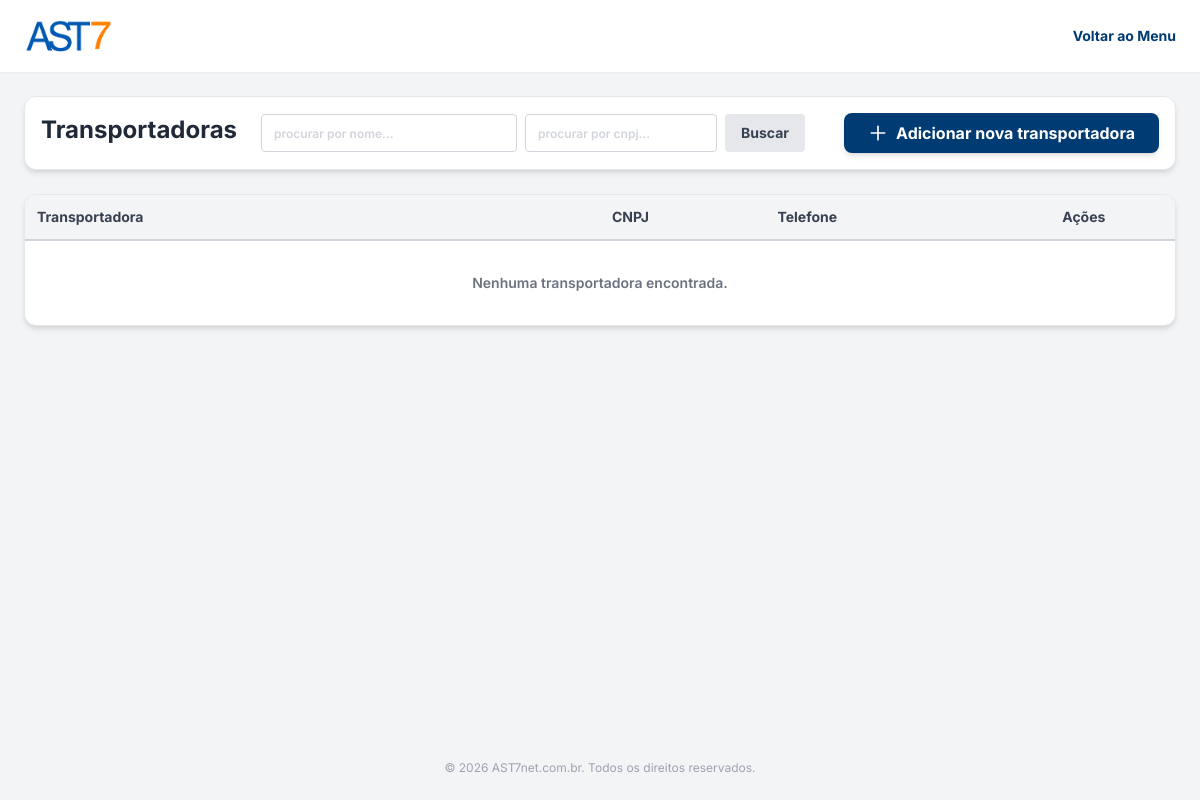
Before: /transportadoras.php (signed in) with the older database file.
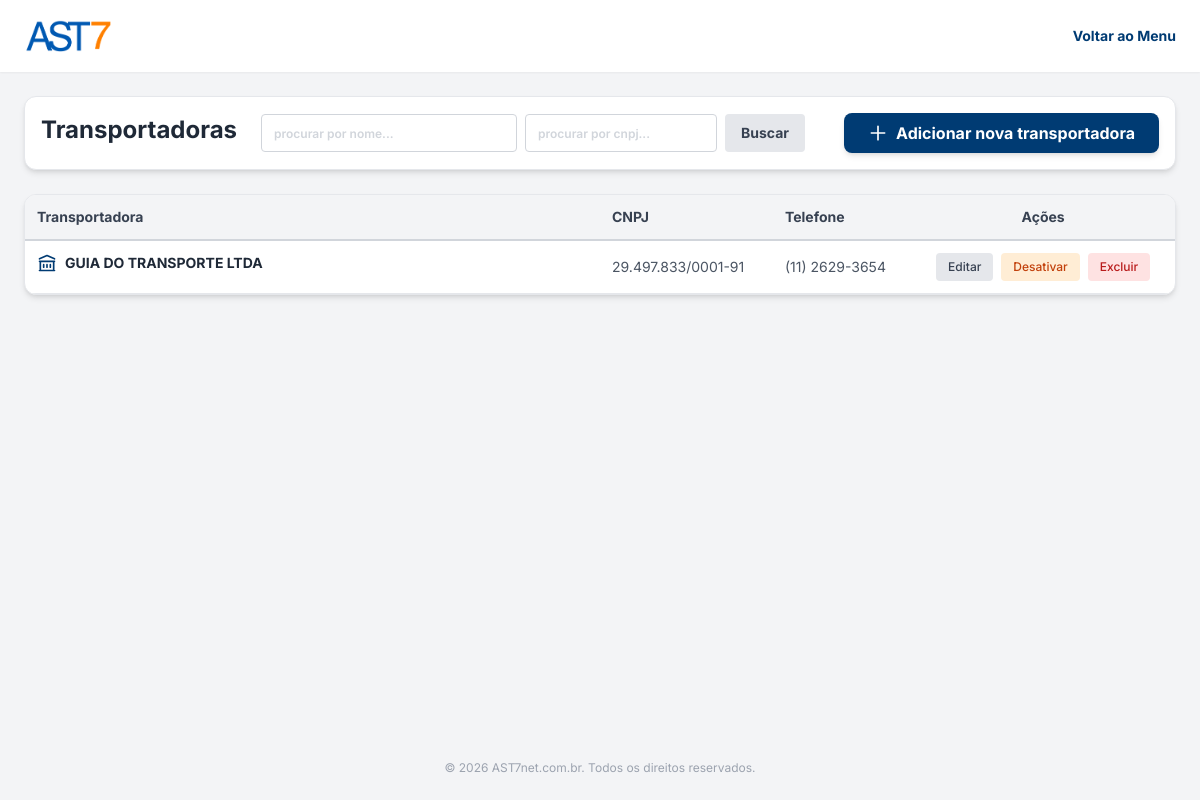
After: the same page with the newer database file.
### tables this page shows
CREATE TABLE transportadoras (
                id INTEGER PRIMARY KEY AUTOINCREMENT,
                razao_social TEXT NOT NULL,
                telefones TEXT,
                endereco TEXT,
                complemento TEXT,
                bairro TEXT,
                cidade TEXT,
                cep TEXT,
                uf TEXT,
                contato TEXT,
                telefone TEXT,
                celular TEXT,
                o800 TEXT,
                cnpj TEXT UNIQUE,
                inscricao TEXT,
                email TEXT,
                observacao TEXT,
                ativo INTEGER DEFAULT 1,
                created_at DATETIME DEFAULT CURRENT_TIMESTAMP
            );

### transportadoras.php (the view, shortened to what the changed rows need)
<?php
$pdo = Database::getInstance();
$pagina_atual = isset($_GET['page']) && is_numeric($_GET['page']) ? (int)$_GET['page'] : 1;
$limite = 10;
$offset = ($pagina_atual - 1) * $limite;
$sql_where = " WHERE 1=1";
$params = [];
$sql = "SELECT * FROM transportadoras" . $sql_where . " ORDER BY razao_social ASC LIMIT $limite OFFSET $offset";
$stmt = $pdo->prepare($sql);
$stmt->execute($params);
$transportadoras = $stmt->fetchAll();
?>
<!DOCTYPE html>
<html lang="pt-BR">
<head>
    <script src="https://cdn.tailwindcss.com"></script>
</head>
<body class="bg-bg-main min-h-screen flex flex-col font-sans text-text-main text-base">
    <main class="flex-grow p-4 md:p-6 max-w-[1400px] mx-auto w-full">
        <div class="bg-white p-4 rounded-xl shadow-md border border-gray-200 mb-6 flex flex-col md:flex-row justify-between items-center gap-4">
            <div class="flex gap-2 w-full md:w-auto">
                <h1 class="text-2xl font-bold text-gray-800 hidden md:block mr-4">Transportadoras</h1>
            </div>
        </div>
        <div class="bg-white rounded-xl shadow-md border border-gray-200 overflow-hidden">
            <div class="overflow-x-auto">
                <table class="w-full text-left border-collapse text-sm">
                    <thead>
                        <tr class="border-b-2 border-gray-300 text-gray-700 bg-gray-100">
                            <th class="py-3 px-3 font-bold w-1/2">Transportadora</th>
                            <th class="py-3 px-3 font-bold">CNPJ</th>
                            <th class="py-3 px-3 font-bold">Telefone</th>
                            <th class="py-3 px-3 font-bold text-center">Ações</th>
                        </tr>
                    </thead>
                    <tbody>
                        <?php foreach($transportadoras as $t): ?>
                        <tr class="border-b border-gray-200 hover:bg-blue-50 transition-colors <?= $t['ativo'] == 0 ? 'opacity-60 bg-gray-100' : '' ?>">
                            <td class="py-3 px-3 font-bold text-gray-800 flex items-center gap-2">
                                <svg class="w-5 h-5 text-brand-blue" fill="none" stroke="currentColor" viewBox="0 0 24 24"><path stroke-linecap="round" stroke-linejoin="round" stroke-width="2" d="M8 14v3m4-3v3m4-3v3M3 21h18M3 10h18M3 7l9-4 9 4M4 10h16v11H4V10z"></path></svg>
                                <?= htmlspecialchars($t['razao_social']) ?>
                            </td>
                            <td class="py-3 px-3 text-gray-600"><?= htmlspecialchars($t['cnpj']) ?></td>
                            <td class="py-3 px-3 text-gray-600"><?= htmlspecialchars($t['telefone']) ?></td>
                            <td class="py-3 px-3">
                                <div class="flex items-center justify-center gap-2">
                                    <a href="transportadoras.php?edit=<?= $t['id'] ?>" class="bg-gray-200 text-gray-700 hover:bg-gray-300 px-3 py-1.5 rounded transition-colors text-xs font-medium">Editar</a>
                                    <a href="transportadoras.php?toggle=<?= $t['id'] ?>" class="<?= $t['ativo'] ? 'bg-orange-100 text-orange-700 hover:bg-orange-200' : 'bg-green-100 text-green-700 hover:bg-green-200' ?> px-3 py-1.5 rounded transition-colors text-xs font-medium">
                                        <?= $t['ativo'] ? 'Desativar' : 'Ativar' ?>
                                    </a>
                                    <a href="transportadoras.php?delete=<?= $t['id'] ?>" onclick="return confirm('Tem certeza que deseja EXCLUIR esta transportadora?')" class="bg-red-100 text-red-700 hover:bg-red-200 px-3 py-1.5 rounded transition-colors text-xs font-medium">Excluir</a>
                                </div>
                            </td>
                        </tr>
                        <?php endforeach; ?>
                        <?php if(empty($transportadoras)): ?>
                        <tr>
                            <td colspan="4" class="py-8 text-center text-gray-500 font-semibold">Nenhuma transportadora encontrada.</td>
                        </tr>
                        <?php endif; ?>
                    </tbody>
                </table>
            </div>
        </div>
    </main>
</body>
</html>

Changed rows visible on the page:
added transportadoras: razao_social "GUIA DO TRANSPORTE LTDA", cnpj "29.497.833/0001-91", telefone "(11) 2629-3654", ativo "Desativar"
Other visible differences:
text no longer shown: "Nenhuma transportadora encontrada."
